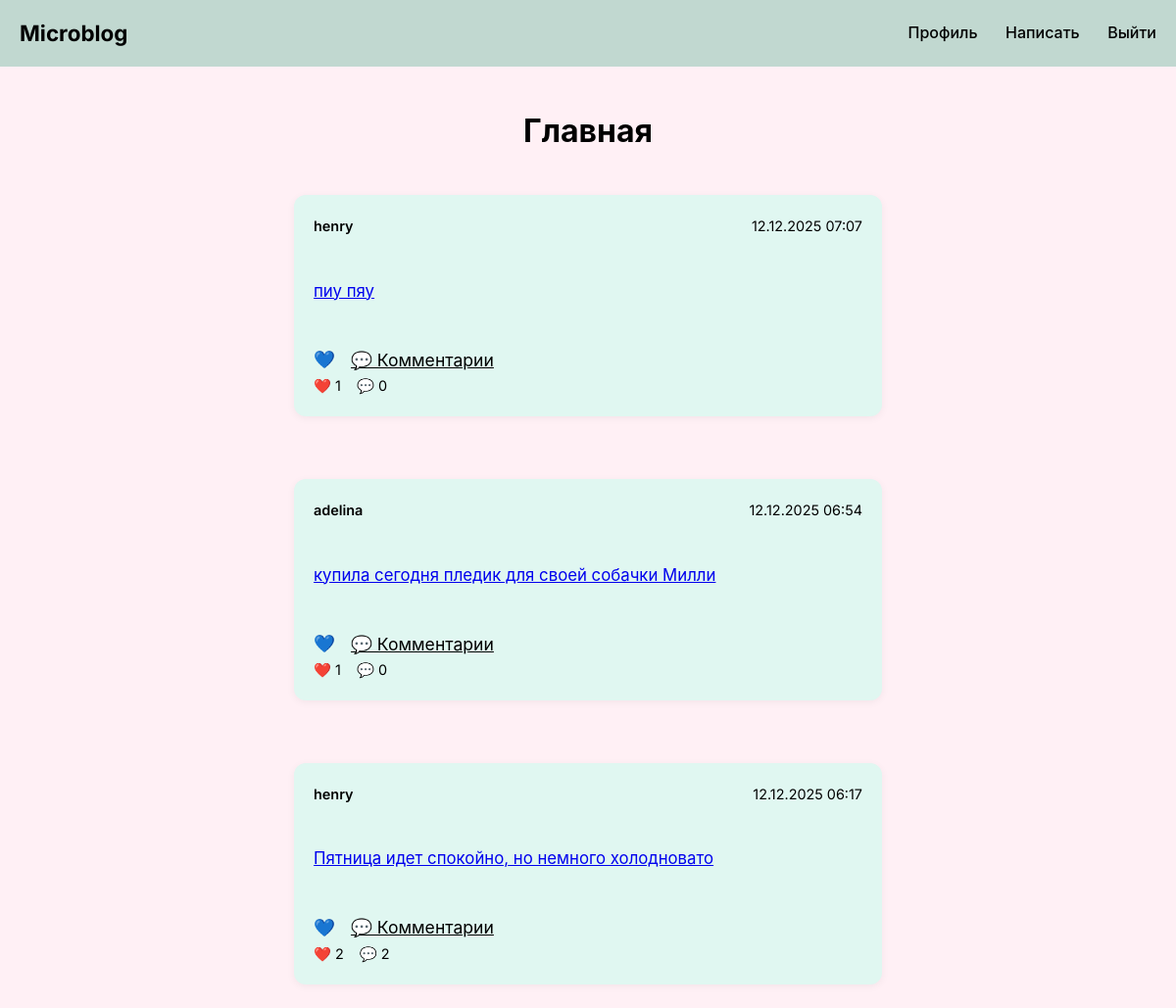
The app's page / (signed in), older data.
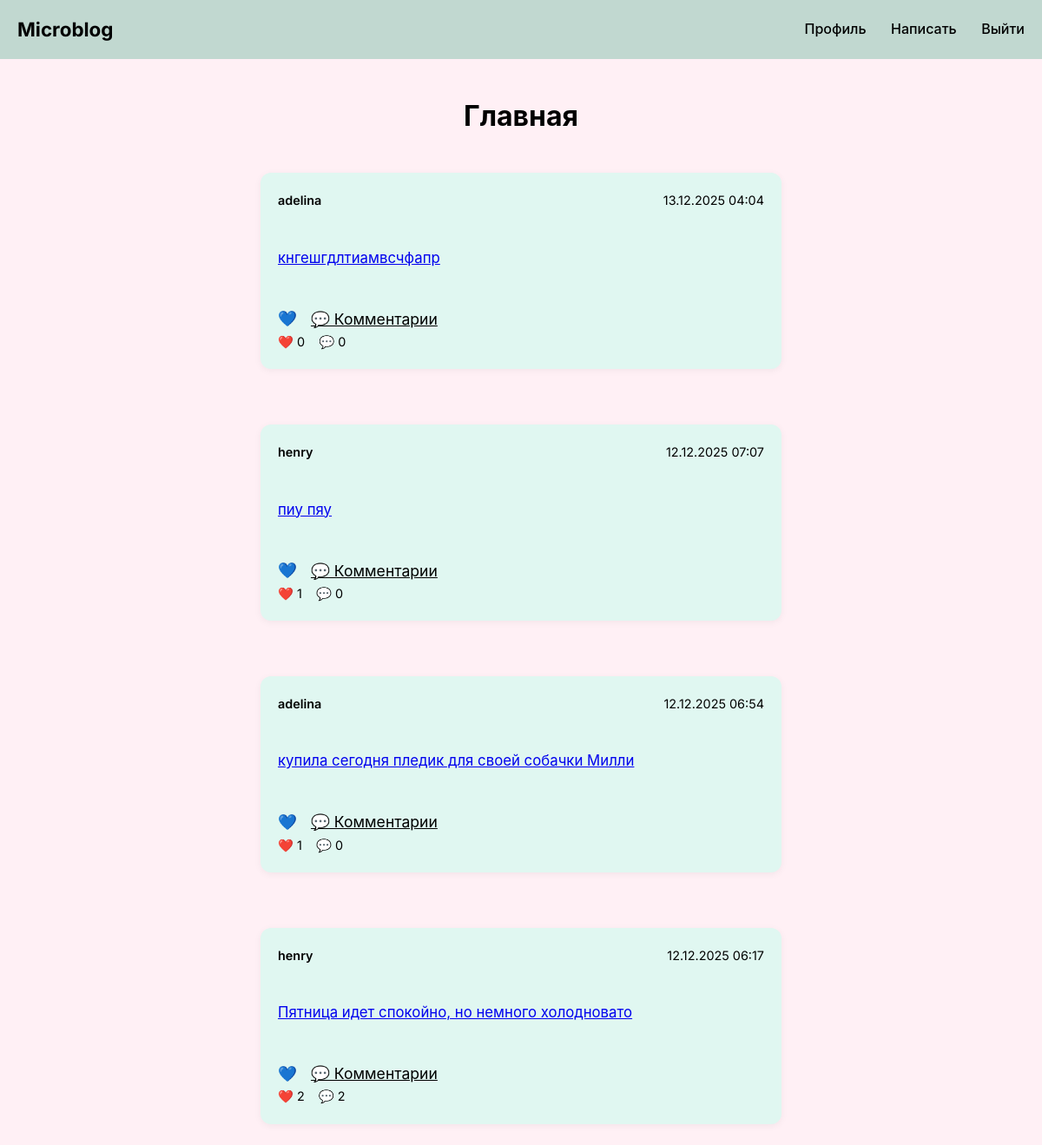
The same page, newer data.
### blog/models.py (models this page shows, shortened)
class Post(models.Model):
    author = models.ForeignKey(User, on_delete=models.CASCADE, related_name='posts')
    title = models.CharField(max_length=200, blank=True)
    content = models.TextField()
    created_at = models.DateTimeField(auto_now_add=True)
    updated_at = models.DateTimeField(auto_now=True)

### blog/views.py (the view)
# urls.py: path('', views.home, name='home'),
def home(request):
    if not request.user.is_authenticated:
        return render(request, 'blog/home.html', {
            'page_obj': None,
            'show_login_message': True
        })
    posts = Post.objects.select_related('author').annotate(
        likes_count=Count('likes', distinct=True),
        comments_count=Count('comments', distinct=True),
    ).order_by('-created_at')[:50]
    paginator = Paginator(posts, 10)
    page_number = request.GET.get('page')
    page_obj = paginator.get_page(page_number)
    return render(request, 'blog/home.html', {'page_obj': page_obj})

### templates/blog/home.html (shortened to what this page needs)
{% extends 'base.html' %}
{% block content %}
<h1>Главная</h1>
{% if user.is_authenticated %}
  {% for post in page_obj %}
<div class="cards">
     <article class="post-card">
      <div class="post-header">
        <span class="post-author">{{ post.author.username }}</span>
        <time>{{ post.created_at|date:"d.m.Y H:i" }}</time>
      </div>
      <a href="{% url 'post_detail' post.id %}" class="post-content">
        {{ post.content|linebreaks }}
      </a>
      <div class="post-actions">
        <form method="post" action="{% url 'like_post' post.id %}">
          <button type="submit" class="like-btn {% if post.liked %}liked{% endif %}">
            {% if post.liked %}❤️{% else %}💙{% endif %}
          </button>
        </form>
        <a href="{% url 'post_detail' post.id %}#comments" class="comment-link">💬 Комментарии</a>
      </div>
      <div class="post-stats">
        <span>❤️ {{ post.likes_count }}</span>
        <span>💬 {{ post.comments_count }}</span>
      </div>
    </article>
</div>
  {% empty %}
    <p>Пока никто ничего не написал.</p>
  {% endfor %}
{% else %}
  <p class="post-content">
    <a href="{% url 'login' %}">Войдите</a> или <a href="{% url 'register' %}">зарегистрируйтесь</a>, чтобы видеть посты и участвовать в обсуждениях.
  </p>
{% endif %}
{% endblock %}

Row changes from the older to the newer data that the page shows:
added Post: author.username "adelina", created_at "13.12.2025 04:04", content "кнгешгдлтиамвсчфапр", likes_count "0", comments_count "0"
